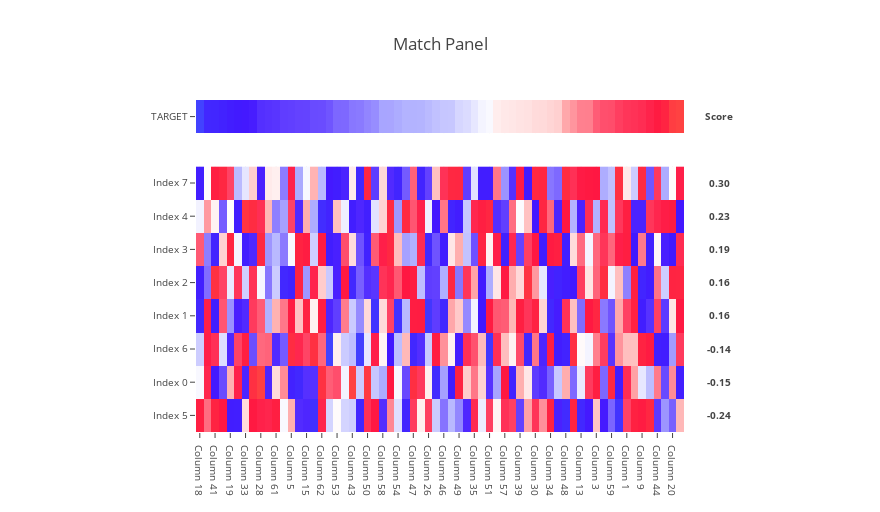

Notebook source saved alongside this figure:
### Code cell
n_index = 8

n_column = 64

features = pd.DataFrame(
    np.random.random_sample(size=(
        n_index,
        n_column,
    )),
    index=('Index {}'.format(i) for i in range(n_index)),
    columns=('Column {}'.format(i) for i in range(n_column)),
)

target = pd.Series(
    np.random.normal(
        loc=0,
        scale=1,
        size=n_column,
    ),
    name='TARGET',
    index=features.columns,
)

make_match_panel(
    target,
    features,
)

### Figure 1 — Plotly figure (JSON) as saved in the notebook; plotly's stock layout.template omitted (floating-point values rounded to 4 significant figures; data arrays with more than 128 entries replaced by an {"elided": "..."} marker saying what was removed)
{"data": [{"colorscale": {"elided": "256x2 mixed values"}, "showscale": false, "text": [["Column 18", "Column 63", "Column 41", "Column 25", "Column 19", "Column 10", "Column 33", "Column 42", "Column 28", "Column 56", "Column 61", "Column 7", "Column 5", "Column 16", "Column 15", "Column 12", "Column 62", "Column 36", "Column 53", "Column 14", "Column 43", "Column 2", "Column 50", "Column 60", "Column 58", "Column 0", "Column 54", "Column 24", "Column 47", "Column 40", "Column 26", "Column 27", "Column 46", "Column 11", "Column 49", "Column 21", "Column 35", "Column 32", "Column 51", "Column 22", "Column 57", "Column 45", "Column 39", "Column 38", "Column 30", "Column 31", "Column 34", "Column 52", "Column 48", "Column 37", "Column 13", "Column 6", "Column 3", "Column 8", "Column 59", "Column 55", "Column 1", "Column 23", "Column 9", "Column 29", "Column 44", "Column 4", "Column 20", "Column 17"]], "type": "heatmap", "x": ["Column 18", "Column 63", "Column 41", "Column 25", "Column 19", "Column 10", "Column 33", "Column 42", "Column 28", "Column 56", "Column 61", "Column 7", "Column 5", "Column 16", "Column 15", "Column 12", "Column 62", "Column 36", "Column 53", "Column 14", "Column 43", "Column 2", "Column 50", "Column 60", "Column 58", "Column 0", "Column 54", "Column 24", "Column 47", "Column 40", "Column 26", "Column 27", "Column 46", "Column 11", "Column 49", "Column 21", "Column 35", "Column 32", "Column 51", "Column 22", "Column 57", "Column 45", "Column 39", "Column 38", "Column 30", "Column 31", "Column 34", "Column 52", "Column 48", "Column 37", "Column 13", "Column 6", "Column 3", "Column 8", "Column 59", "Column 55", "Column 1", "Column 23", "Column 9", "Column 29", "Column 44", "Column 4", "Column 20", "Column 17"], "y": ["TARGET"], "yaxis": "y2", "z": [[-2.182, -1.662, -1.643, -1.523, -1.382, -1.311, -1.206, -1.168, -0.9731, -0.9362, -0.9074, -0.8112, -0.7956, -0.7564, -0.7529, -0.7203, -0.7132, -0.6766, -0.5959, -0.5931, -0.5286, -0.5147, -0.4664, -0.434, -0.3267, -0.3261, -0.2984, -0.264, -0.2616, -0.2551, -0.2185, -0.1758, -0.1491, -0.1455, -0.05025, -0.01633, 0.05048, 0.1314, 0.1612, 0.3046, 0.3381, 0.3459, 0.3688, 0.3757, 0.4073, 0.4188, 0.4489, 0.4805, 0.705, 0.7863, 0.8792, 0.8821, 1.034, 1.089, 1.099, 1.196, 1.293, 1.328, 1.379, 1.495, 1.725, 1.961, 2.483, 2.574]], "zmax": 2.574, "zmin": -2.182}, {"colorscale": {"elided": "256x2 mixed values"}, "showscale": false, "type": "heatmap", "x": ["Column 18", "Column 63", "Column 41", "Column 25", "Column 19", "Column 10", "Column 33", "Column 42", "Column 28", "Column 56", "Column 61", "Column 7", "Column 5", "Column 16", "Column 15", "Column 12", "Column 62", "Column 36", "Column 53", "Column 14", "Column 43", "Column 2", "Column 50", "Column 60", "Column 58", "Column 0", "Column 54", "Column 24", "Column 47", "Column 40", "Column 26", "Column 27", "Column 46", "Column 11", "Column 49", "Column 21", "Column 35", "Column 32", "Column 51", "Column 22", "Column 57", "Column 45", "Column 39", "Column 38", "Column 30", "Column 31", "Column 34", "Column 52", "Column 48", "Column 37", "Column 13", "Column 6", "Column 3", "Column 8", "Column 59", "Column 55", "Column 1", "Column 23", "Column 9", "Column 29", "Column 44", "Column 4", "Column 20", "Column 17"], "y": ["Index 5", "Index 0", "Index 6", "Index 1", "Index 2", "Index 3", "Index 4", "Index 7"], "yaxis": "y", "z": {"elided": "8x64 float values"}, "zmax": 1.933, "zmin": -2.044}], "layout": {"annotations": [{"font": {"size": 9.6}, "showarrow": false, "text": "<b>Score</b>", "width": 64, "x": 1.002, "xanchor": "left", "xref": "paper", "y": 0.95, "yanchor": "middle", "yref": "paper"}, {"font": {"size": 9.6}, "showarrow": false, "text": "<b>0.30</b>", "width": 64, "x": 1.002, "xanchor": "left", "xref": "paper", "y": 0.75, "yanchor": "middle", "yref": "paper"}, {"font": {"size": 9.6}, "showarrow": false, "text": "<b>0.23</b>", "width": 64, "x": 1.002, "xanchor": "left", "xref": "paper", "y": 0.65, "yanchor": "middle", "yref": "paper"}, {"font": {"size": 9.6}, "showarrow": false, "text": "<b>0.19</b>", "width": 64, "x": 1.002, "xanchor": "left", "xref": "paper", "y": 0.55, "yanchor": "middle", "yref": "paper"}, {"font": {"size": 9.6}, "showarrow": false, "text": "<b>0.16</b>", "width": 64, "x": 1.002, "xanchor": "left", "xref": "paper", "y": 0.45, "yanchor": "middle", "yref": "paper"}, {"font": {"size": 9.6}, "showarrow": false, "text": "<b>0.16</b>", "width": 64, "x": 1.002, "xanchor": "left", "xref": "paper", "y": 0.35, "yanchor": "middle", "yref": "paper"}, {"font": {"size": 9.6}, "showarrow": false, "text": "<b>-0.14</b>", "width": 64, "x": 1.002, "xanchor": "left", "xref": "paper", "y": 0.25, "yanchor": "middle", "yref": "paper"}, {"font": {"size": 9.6}, "showarrow": false, "text": "<b>-0.15</b>", "width": 64, "x": 1.002, "xanchor": "left", "xref": "paper", "y": 0.15, "yanchor": "middle", "yref": "paper"}, {"font": {"size": 9.6}, "showarrow": false, "text": "<b>-0.24</b>", "width": 64, "x": 1.002, "xanchor": "left", "xref": "paper", "y": 0.05, "yanchor": "middle", "yref": "paper"}], "height": 512, "margin": {"l": 196, "r": 196}, "title": "Match Panel", "width": 880, "xaxis": {"anchor": "y", "tickfont": {"size": 9.6}}, "yaxis": {"domain": [0, 0.8], "dtick": 1, "tickfont": {"size": 9.6}}, "yaxis2": {"domain": [0.9, 1], "tickfont": {"size": 9.6}}}}
